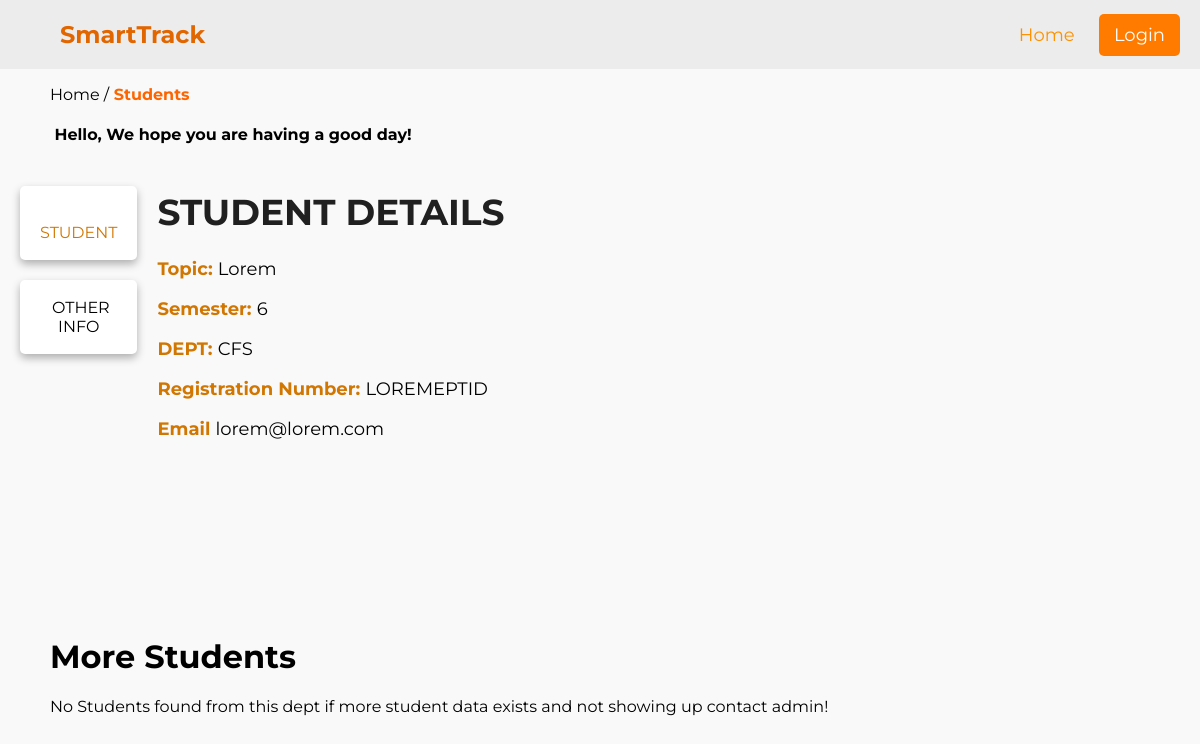
The page /website/student.php?id=23 on the database its author committed.
### tables this page shows
CREATE TABLE `student_info` (
  `id` int NOT NULL,
  `email` varchar(255) NOT NULL,
  `password` varchar(9999) NOT NULL,
  `name` varchar(255) NOT NULL,
  `semester` varchar(25) NOT NULL,
  `department` varchar(255) NOT NULL,
  `registration_number` varchar(255) NOT NULL,
  `photos` mediumtext
);

### website/student.php (the view, shortened to what this page needs)
<?php
if ($_SERVER["REQUEST_METHOD"] == 'GET') {
    $student_id = $_GET['id'];
}
include './connection-files/db_classes_conn.php';
$stmt = $conn->prepare("SELECT * FROM student_info WHERE id = ?");
$stmt->bind_param("i", $student_id);
$stmt->execute();
$result = $stmt->get_result();
if (mysqli_num_rows($result) > 0) {
    while ($row = mysqli_fetch_assoc($result)) {
        $name = $row['name'];
        $desc = $row['semester'];
        $dept = $row['department'];
        $t_start = $row['registration_number'];
        $t_end = $row['email'];
    }
}
?>
<!DOCTYPE html>
<html lang="en">
<head>
    <link rel="stylesheet" href="./css/class.css">
    <link rel="stylesheet" href="https://site-assets.fontawesome.com/releases/v6.5.1/css/all.css">
</head>
<body>
<header>
    <div class="nav">
    <h1> <a href="./index.php" style="text-decoration: none;">SmartTrack</a></h1>
        <div class="nav-items">
            <ul>
                <li><a href="./index.php">Home</a></li>
                <?php
                if(!isset($_COOKIE['user_email']) || !isset($_COOKIE['user_password'])) {
                    echo '<li><a href="./login.php" id="btn-profile">Login</a></li>';
                } else {
                    echo '<li><a href="./profile.php" id="btn-profile">Profile</a></li>';
                }
                ?>
            </ul>
        </div>
    </div>
</header>
<div class="page-name">
    <p>Home /<span> Students</span></p>
</div>
<div class="greeting">
    <h4><i class="fa-solid fa-sun-cloud"></i> Hello, We hope you are having a good day!</h4>
</div>
<div class="main-content">
    <div class="cols-warper">
        <div class="column">
            <div class="col1-items">
                <p class="classes-btn"><i class="fa-duotone fa-graduation-cap"></i> STUDENT</p>
            </div>
            <div class="col1-items">
                <p class="notes-btn"><i class="fa-solid fa-notes"></i> OTHER INFO</p>
            </div>
        </div>
        <div class="column">
            <div class="col2-items">
                <div class="class-dtls">
                    <h1>STUDENT DETAILS</h1>
                    <p><span>Topic: </span><?php echo $name ?></p>
                    <p><span>Semester: </span><?php echo $desc ?></p>
                    <p><span>DEPT: </span><?php echo $dept ?></p>
                    <p><span>Registration Number: </span><?php echo $t_start ?></p>
                    <p><span>Email </span><?php echo $t_end ?></p>
                </div>
            </div>
        </div>
    </div>
</div>
<div class="all-classes">
    <h1>More Students</h1>
    <?php
    include './connection-files/db_classes_conn.php';
    if(!$dept){
        $sql = "SELECT * FROM student_info";
    } else {
        $sql = "SELECT * FROM student_info WHERE department = '$dept' and id != $student_id";
    }
    $result = mysqli_query($conn, $sql);
    if (mysqli_num_rows($result) > 0) {
        while ($row = mysqli_fetch_assoc($result)) {
            echo '<a href="student.php?id=' . $row['id'] . '" class="card">';
            echo '<p><span>'. $row['name'] . '</span> </p>';
            echo '<p><span>Semester:</span> ' . $row['semester'] . '</p>';
            echo '<p><span>DEPT:</span> ' . $row['department'] . '</p>';
            echo '</a>';
        }
    } else {
        echo '<p>No Students found from this dept if more student data exists and not showing up contact admin!</p>';
    }
    ?>
</div>
</body>
</html>

### website/css/class.css (style rules this page uses)
body { font-family: "Montserrat", sans-serif; overflow-x: hidden; background-color: #f9f9f9; padding: 0; margin: 0; }
header { background-color: #ececec; color: #ff8800; padding: 20px; text-align: center; }
.nav { display: flex; justify-content: space-between; align-items: center; color: #e26600; }
.nav h1 { margin: 0; font-size: 24px; font-weight: bold; padding-left: 40px; color: #e26600; }
.nav a { color: #e26600; }
.nav-items ul { list-style-type: none; padding: 0; margin: 0; }
.nav-items ul li { display: inline-block; margin-right: 20px; font-size: 18px; }
.nav-items a { color: #ff9100; text-decoration: none; }
.nav-items ul li:last-child { margin-right: 0; }
#btn-profile { background-color: #ff7b00; color: #ffffff; padding: 10px 15px 10px 15px; border-radius: 5px; }
.main-content { display: flex; justify-content: center; align-items: center; width: 100%; }
.cols-warper { display: flex; flex-wrap: wrap; max-width: 1600px; width: 100%; margin: 0 auto; }
.column { flex: 1; box-sizing: border-box; }
.column:nth-child(1) { flex: 0.3; }
.column:nth-child(2) { flex: 2; }
.column { border: 1px solid none; height: 450px; }
.greeting { padding-left: 50px; }
.page-name { padding-left: 50px; }
.page-name span { color: #fd6500; font-weight: bolder; }
.col1-items { background-color: #fff; border-radius: 5px; box-shadow: 0 4px 8px rgba(0, 0, 0, 0.3); margin: 20px; cursor: pointer; text-align: center; padding: 2px 20px 2px 20px; margin-bottom: 8px; }
.col2-items h1 { color: #202020; }
.col2-items { font-size: 18px; }
.col2-items span { font-weight: bolder; color: #d17600; }
.btn-active { color: #d17600; }
.all-classes { padding-left: 50px; }

### rows shown on the page
student_info: name "Lorem", semester "6", department "CFS", registration_number "LOREMEPTID", email "lorem@lorem.com"
